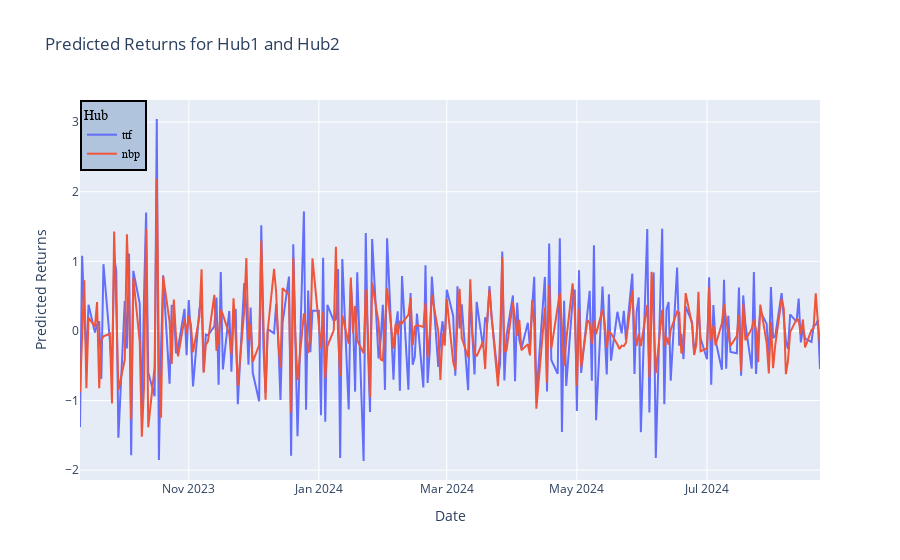

The code cell stored with this chart in its notebook:
### Code cell
fig = px.line(
    x=hub1_predicted_returns.index,
    y=[hub1_predicted_returns[hub1_name], hub2_predicted_returns[hub2_name]],
    labels={'x': 'Date', 'value': 'Predicted Returns', 'variable': 'Hub'},
    title='Predicted Returns for Hub1 and Hub2'
)

# Update the names for each line in the legend
fig.data[0].name = hub1_name  # Assign custom name for hub1 in the legend
fig.data[1].name = hub2_name  # Assign custom name for hub2 in the legend

fig.update_layout(
    legend_title_text='Hub',
    legend=dict(
        x=0,
        y=1,
        traceorder='normal',
        font=dict(
            family='sans-serif',
            size=12,
            color='black'
        ),
        bgcolor='LightSteelBlue',
        bordercolor='Black',
        borderwidth=2
    )
)

fig.show()

### Figure 1 — Plotly figure (JSON) as saved in the notebook; plotly's stock layout.template omitted (floating-point values rounded to 4 significant figures; data arrays with more than 128 entries replaced by an {"elided": "..."} marker saying what was removed)
{"data": [{"hovertemplate": "Hub=wide_variable_0<br>Date=%{x}<br>Predicted Returns=%{y}<extra></extra>", "legendgroup": "wide_variable_0", "line": {"color": "#636efa", "dash": "solid"}, "marker": {"symbol": "circle"}, "mode": "lines", "name": "ttf", "orientation": "v", "showlegend": true, "type": "scatter", "x": {"elided": "250 str values"}, "xaxis": "x", "y": {"elided": "250 float values"}, "yaxis": "y"}, {"hovertemplate": "Hub=wide_variable_1<br>Date=%{x}<br>Predicted Returns=%{y}<extra></extra>", "legendgroup": "wide_variable_1", "line": {"color": "#EF553B", "dash": "solid"}, "marker": {"symbol": "circle"}, "mode": "lines", "name": "nbp", "orientation": "v", "showlegend": true, "type": "scatter", "x": {"elided": "250 str values"}, "xaxis": "x", "y": {"elided": "250 float values"}, "yaxis": "y"}], "layout": {"legend": {"bgcolor": "LightSteelBlue", "bordercolor": "Black", "borderwidth": 2, "font": {"color": "black", "family": "sans-serif", "size": 12}, "title": {"text": "Hub"}, "tracegroupgap": 0, "traceorder": "normal", "x": 0, "y": 1}, "title": {"text": "Predicted Returns for Hub1 and Hub2"}, "xaxis": {"anchor": "y", "domain": [0, 1], "title": {"text": "Date"}}, "yaxis": {"anchor": "x", "domain": [0, 1], "title": {"text": "Predicted Returns"}}}}
